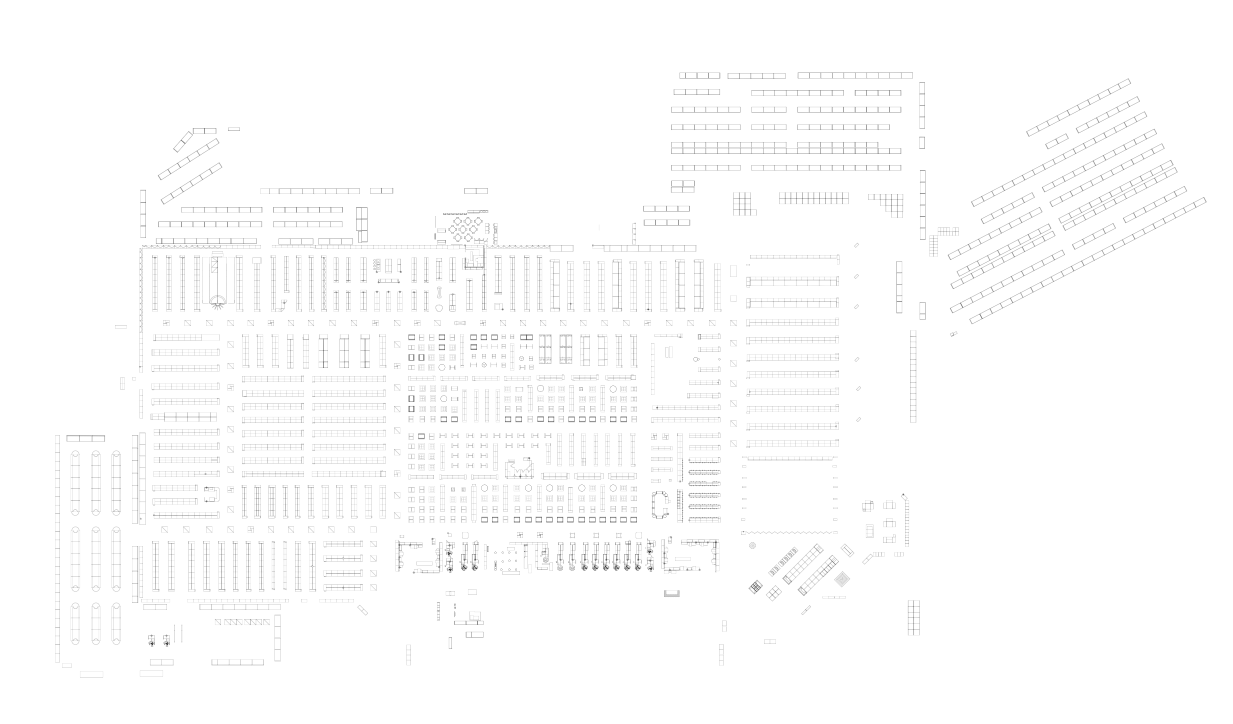
#> input picture 1150.png, 2466 x 1448 px (shown at 1/2 size)
$ jupyter execute --allow-errors 'TAMU Datathon Walmart Problem Description-final.ipynb'   (shell and % lines are left out)   (older library calls are emulated)
#> lines starting #> are read from the running program, lines starting #| are printed output that depends on the picture; after the words box and inside, x2 and y2 are one past the last pixel; in counts of white or black regions, pixels touching at a corner belong together
# TAMU Datathon Walmart Problem Description

This document will walk you through understanding the steps that lead to your problem statement. It also contains all necessary helper functions for you to develop your system. You may use any algorithm you like to solve this problem.

The problem you are being asked to solve is a variation on the Traveling Salesman Problem. Given a map of a Walmart store, a set of points (targets), and a traffic density map (weights), determine the shortest path between all points which does not go through impassable locations (i.d. product displays) and minimizes the "travel time" subject to the traffic density constraint.

You can assume traffic density acts as a additive slowdown, such that a "0" indicates no slowdown passing through that location, a "1" indicates the maximum possible slowdown. An infinity indicates complete impassability. Your path is required to pass through all target points (guaranteed to be "0"s) such that the sum of the weights along your route is minimal.

You will be judged based on a set of seeds (every participate is judged using the same seeds) and the winner is the one whose total path is shortest (subject to the constraints) across all tested scenarios. You are highly encouraged to run your own tests to determine how flexible your algorithm is using random noise and targets. Helper functions for this are presented at the bottom. If no participants can find a non-infinite path, that seed will not be judged.

In the case of ties, runtime will be used as a tie breaker. All runtimes are limited to 1 minute per run (approximately, as system specifications may change this).

Before beginning, you may find it helpful to step through this notebook, which illustrates how the random noise and points are generated. Alternatively, you can skip to using the functions in question at the bottom of the notebook.

First, we'll establish some helper functions we'll use throughout the notebook. These allow for displaying of images and generation of noise.

-- Problems by Kevin Horecka(kevin.horecka@walmart.com)

[cell 1]
import random
import matplotlib.pyplot as plt
import numpy as np
import cv2

def display_img(img, title="Store Map", figsize=(15, 10), cmap='gray', minmax=True):
    plt.figure(figsize=figsize)
    if minmax:
        plt.imshow(img, cmap=cmap, vmin=0, vmax=255)
    else:
        plt.imshow(img, cmap=cmap)
    plt.title(title)
    plt.show()

def perlin(x, y, seed=0):
    np.random.seed(seed)
    p = np.arange(256, dtype=int)
    np.random.shuffle(p)
    p = np.stack([p, p]).flatten()
    xi = x.astype(int)
    yi = y.astype(int)
    xf = x - xi
    yf = y - yi
    u = fade(xf)
    v = fade(yf)
    n00 = gradient(p[p[xi] + yi], xf, yf)
    n01 = gradient(p[p[xi] + yi + 1], xf, yf - 1)
    n11 = gradient(p[p[xi + 1] + yi + 1], xf - 1, yf - 1)
    n10 = gradient(p[p[xi + 1] + yi], xf - 1, yf)
    x1 = lerp(n00, n10, u)
    x2 = lerp(n01, n11, u)
    return lerp(x1, x2, v)

def lerp(a, b, x):
    return a + x * (b - a)

def fade(t):
    return 6 * t**5 - 15 * t**4 + 10 * t**3

def gradient(h,x,y):
    vectors = np.array([[0, 1], [0, -1], [1, 0], [-1, 0]])
    g = vectors[h % 4]
    return g[:, :, 0] * x + g[:, :, 1] * y

def generate_noise_image(width, height, origin=0, scale_factor=5, seed=2):
    size = max([width, height])
    scale_x = width / size
    scale_y = height / size
    X = np.linspace(origin, scale_factor * scale_x, width, endpoint=False)
    Y = np.linspace(origin, scale_factor * scale_y, height, endpoint=False)
    x, y = np.meshgrid(X, Y)
    noise_img = perlin(x, y, seed=seed)
    return noise_img

## Critical Hyperparameters

Next, we're going to establish our critical hyperparameters. Note that the noise seeds will change when your solution is tested. Most other values do not impact performance and are for visualization only.

[cell 2]
image_map_source_filename = '1150.png' # The store map file location
target_seed = 3 # For determining the random target locations
noise_seed = 1 # For determining the random traffic noise locations

N_targets = 5 # The number of targets to be generated
circle_draw_size = 20 # Radius of targets to draw on goal image

## Preparing the Maps

First, we'll load the map image and binarize it.

[cell 3]
im_gray = cv2.imread('1150.png', cv2.IMREAD_GRAYSCALE)
display_img(im_gray)

[cell 4]
thresh, im_bw = cv2.threshold(im_gray, 254, 255, cv2.THRESH_BINARY_INV)
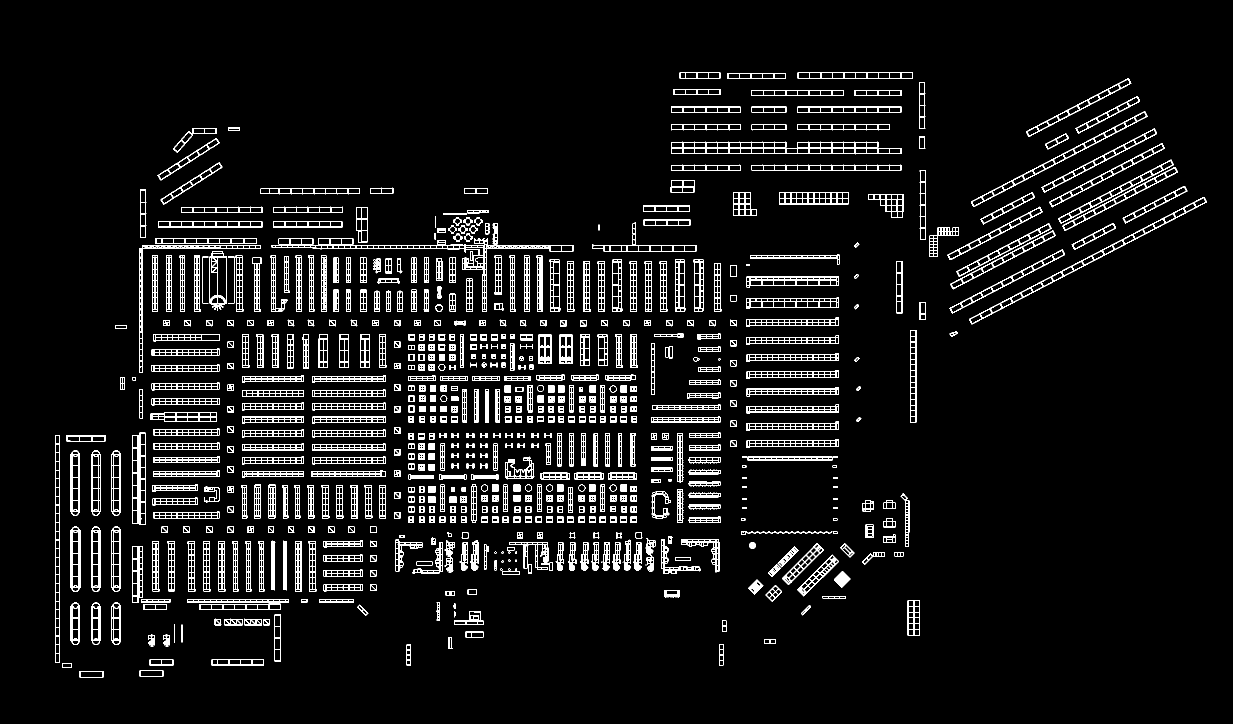
#> im_bw: shape (1448, 2466) (shown at 1/2 size); 5.7% white in thin lines or dots, all inside (x1, y1, x2, y2) = (110, 145, 2414, 1355)
display_img(im_bw, title="Store Map Collision")

## Generating the Collision Map

Next, we'll use the contours to determine what regions are considered inaccessible.

[cell 5]
im_bw.shape

#> (a cell that did not finish here is left out)

[cell 7]
print(cv2.__version__)

[cell 8]
collision_map = im_bw.copy()
contour, hier = cv2.findContours(collision_map, cv2.RETR_CCOMP, cv2.CHAIN_APPROX_SIMPLE)
#> contour = 6261 contours, 992 with area under 20; largest, box (x1, y1, x2, y2) and area: (1342, 283, 1803, 309) 9646, (543, 446, 1147, 624) 6502, (1938, 394, 2414, 649) 6158, (1942, 223, 2295, 414) 4558, (110, 870, 120, 1325) 4086
for cnt in contour:
    cv2.drawContours(collision_map, [cnt], 0, 255, -1)
#> this loop made 6261 passes
#> cnt on passes 1, 3, 5: [[159, 1342], [159, 1354], [206, 1354], [206, 1342]], [[279, 1341], [279, 1352], [326, 1352], [326, 1341]], [[124, 1326], [124, 1335], [142, 1335], [142, 1326]]
#> collision_map: shape (1448, 2466); 13.2% white; 726 white regions (23 under 20 px)
display_img(collision_map, title="Collision Map")

## Determining Target Points

Next, we'll find the target points by looking at the edges of our collision map and selecting non-zero points on those edges. These locations will eventually be manually overwrriten with 0s to make them accessible.

[cell 9]
valid_targets = cv2.Laplacian(collision_map, cv2.CV_64F)
display_img(valid_targets, title="Possible Targets Map")

[cell 10]
random.seed(target_seed)
im_targets = im_gray.copy()
ys, xs = valid_targets.nonzero()
target_indicies = random.sample(range(len(xs)), N_targets)
#> target_indicies = [62380, 155357, 142666, 34189, 96981]
target_xs, target_ys = xs[target_indicies], ys[target_indicies]
#> target_xs = [702, 338, 140, 706, 917]; target_ys = [608, 1081, 1010, 483, 795]
for x, y in zip(target_xs, target_ys):
    cv2.circle(im_targets, (x, y), circle_draw_size, (0, 255, 0), -1)
#> this loop made 5 passes
#> (x, y) on passes 1 to 5: (702, 608), (338, 1081), (140, 1010), (706, 483), (917, 795)
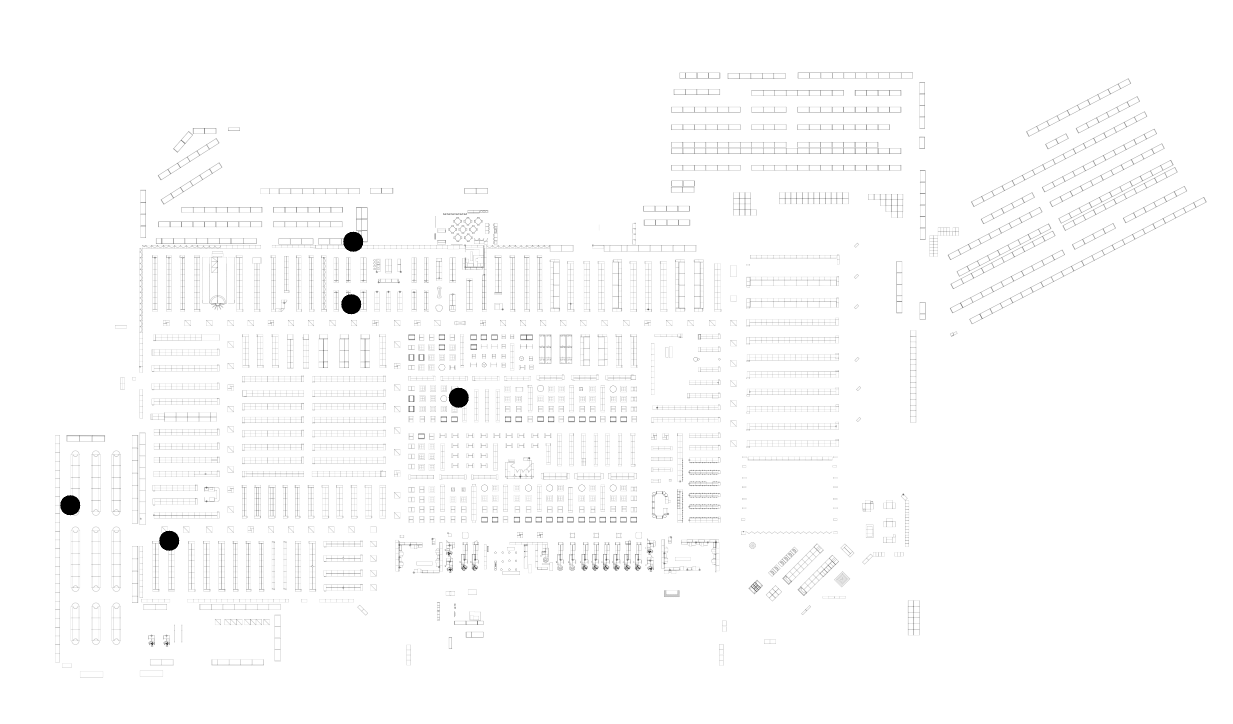
#> im_targets: shape (1448, 2466) (shown at 1/2 size); min 0, max 255, mean 252.1
display_img(im_targets)

## Generate the Traffic Map

Finally, we'll generate some noise to represent the traffic in the store. This noise represents the per-pixel difficulty of traveling in a particular region of the store. An ideal path is one which traverses all targets while minimizing sum of the path weights along the route. Note that impassable areas have a path weight of inifinity, so going through those points results in the worst possible score.

[cell 11]
width, height = len(im_targets[0]), len(im_targets)
#> width = 2466; height = 1448
noise_img = generate_noise_image(width, height, seed=noise_seed)
#> in generate_noise_image, `size = max([width, height])`: size = 2466
#> in generate_noise_image, `scale_x = width / size`: scale_x = 1
#> in generate_noise_image, `scale_y = height / size`: scale_y = 0.587
noise_img = (noise_img - np.min(noise_img)) / (np.max(noise_img) - np.min(noise_img))

travel_friction = (~collision_map>0).astype(int) * noise_img
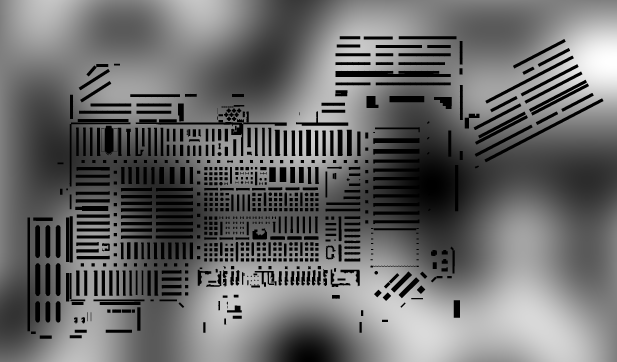
#> travel_friction: shape (1448, 2466) float64 (shown at 1/4 size); min 0, max 1, mean 0.418
travel_friction[collision_map>0] = np.inf
for x, y in zip(target_xs, target_ys):
    travel_friction[y][x] = 0

display_img(travel_friction*255)
#> in display_img (call 6), `plt.show()`:
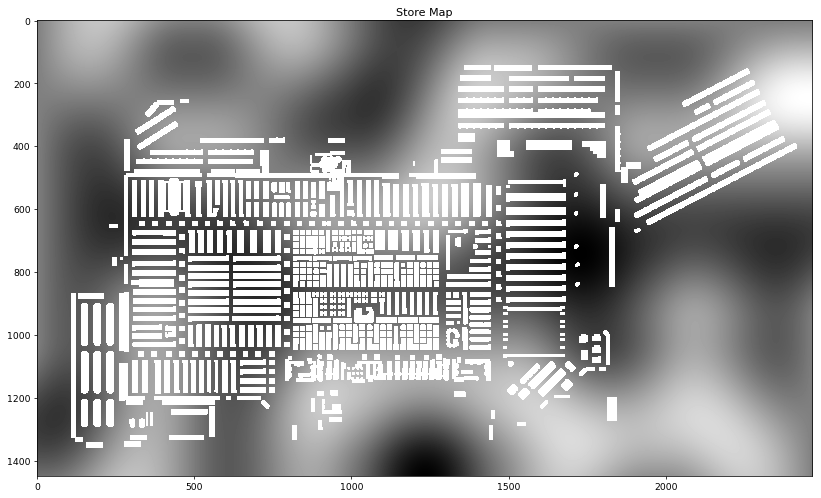
#> figure drawn by matplotlib, 1 panel

## Viewing the Final Objective

Now that we have the travel friction map (i.e. the map of the difficulty of traversing every point on the image) and a list of the goal points, a path can be generated which minimizes the sum of the weights while visiting points adjacent to every goal point. Note that diagonal motion is not allowed - only horizontal or vertical moves are permitted. Also note that all goal points are considered "0" weight, meaning there is no cost for visiting the goal point.

The circles in this image to not indicate weights - they are markers. The travel_friction image is the one upon which you will be judged. Remember this image will have random noise and points, so do not assume it will be identical each time.

[cell 12]
from PIL import Image
goal_image = travel_friction.copy()
for x, y in zip(target_xs, target_ys):
    cv2.circle(goal_image, (x, y), circle_draw_size, (0, 0, 0), -1)
display_img(goal_image*255)

# Problem Function

This function will return, given two random seeds, a traffic map and a set of target locations. You can use any seeds you like during development, but a fixed list of seeds will be used to test every participant. Note that a variable number of targets will be used as well in testing.

[cell 13]
def get_traffic_map_and_targets(N_targets, traffic_seed, target_seed, origin=0, scale_factor=5):
    # Load store map
    im_gray = cv2.imread('1150.png', cv2.IMREAD_GRAYSCALE)
    # Binarize
    thresh, im_bw = cv2.threshold(im_gray, 254, 255, cv2.THRESH_BINARY_INV)
    # Fill holes to make impassable areas
    collision_map = im_bw.copy()
    contour, hier = cv2.findContours(collision_map, cv2.RETR_CCOMP, cv2.CHAIN_APPROX_SIMPLE)
    for cnt in contour:
        cv2.drawContours(collision_map, [cnt], 0, 255, -1)
    # Edge detect to generate valid targets
    valid_targets = cv2.Laplacian(collision_map, cv2.CV_64F)
    # Generate random targets
    random.seed(target_seed)
    im_targets = im_gray.copy()
    ys, xs = valid_targets.nonzero()
    target_indicies = random.sample(range(len(xs)), N_targets)
    target_xs, target_ys = xs[target_indicies], ys[target_indicies]
    # Generate noise image for traffic
    width, height = len(im_targets[0]), len(im_targets)
    noise_img = generate_noise_image(width, height, seed=noise_seed, origin=origin, scale_factor=scale_factor)
    noise_img = (noise_img - np.min(noise_img)) / (np.max(noise_img) - np.min(noise_img))
    # Merge noise and collisions
    travel_friction = (~collision_map>0).astype(int) * noise_img
    # Enforce collision map infinite condition
    travel_friction[collision_map>0] = np.inf
    # Make targets passable
    for x, y in zip(target_xs, target_ys):
        travel_friction[y][x] = 0
    # Return the friction map and the target points
    return travel_friction, list(zip(target_xs, target_ys))

[cell 14]
class Point(complex):
    x = property(lambda p: p.real)
    y = property(lambda p: p.imag)

City = Point

def distance(A, B):
    "The distance between two points."
    return abs(A - B)

[cell 15]
# [4 lines left out: function tour_length, not called in this run]

[cell 16]
def Cities(targets):

    return frozenset(City(x[0],x[1])
                     for x in targets)

[cell 17]
def greedy_tsp(cities):
    """Go through edges, shortest first. Use edge to join segments if possible."""
    endpoints = {c: [c] for c in cities} # A dict of {endpoint: segment}
    for (A, B) in shortest_edges_first(cities):
        if A in endpoints and B in endpoints and endpoints[A] != endpoints[B]:
            new_segment = join_endpoints(endpoints, A, B)
            if len(new_segment) == len(cities):
                print()
                return new_segment

[cell 18]
def shortest_edges_first(cities):
    "Return all edges between distinct cities, sorted shortest first."
    edges = [(A, B) for A in cities for B in cities
                    if id(A) < id(B)]
    return sorted(edges, key=lambda edge: distance(*edge))

[cell 19]
def join_endpoints(endpoints, A, B):
    "Join B's segment onto the end of A's and return the segment. Maintain endpoints dict."
    Asegment, Bsegment = endpoints[A], endpoints[B]
    if Asegment[-1] is not A: Asegment.reverse()
    if Bsegment[0] is not B: Bsegment.reverse()
    Asegment.extend(Bsegment)
    del endpoints[A], endpoints[B] # A and B are no longer endpoints
    endpoints[Asegment[0]] = endpoints[Asegment[-1]] = Asegment
    return Asegment

[cell 20]
def plot_tour(tour):
    plot_lines(list(tour) + [tour[0]])

# [4 lines left out: function plot_lines, not called in this run]

[cell 21]
# [9 lines left out: function plot_tsp, not called in this run]

def valid_tour(tour, cities):
    return set(tour) == set(cities) and len(tour) == len(cities)

[cell 22]
# [20 lines left out: functions visualize_greedy_tsp, plot_segments, not called in this run]

[cell 23]
import heapq
# N_targets = 2
def findmap(TF,S,T):
    sl = 1
    step = [(sl,0),(-sl,0),(0,sl),(0,-sl)]

    ndict = {}

    n = TF.shape[0]
    m = TF.shape[1]
    result=[]
    x = S[0]
    y = S[1]

    Arr_point = 0
    shifts=[150,300,500,800,1000,2000]
    for shi in shifts:
        q = []
        dis = [[float("inf")]*m for i in range(n)]
        Taken = set()
        heapq.heappush(q,[0,[[x,y]]])
        minx=max(0,min(T[0]-shi,S[0]-shi))
        miny=max(0,min(T[1]-shi,S[1]-shi))
        maxx=min(m,max(T[0]+shi,S[0]+shi))
        maxy=min(n,max(T[1]+shi,S[1]+shi))
        dis = np.zeros((n,m), dtype=np.float) + np.inf

        while q:
            #print(q)
            item = heapq.heappop(q)

            if not (item[1][-1][0],item[1][-1][1]) in Taken:

                Taken.add((item[1][-1][0],item[1][-1][1]))


                if item[1][-1]==T:
                    result=item
                    return result

                for j in step:
                    newx = item[1][-1][0] + j[0]
                    newy = item[1][-1][1] + j[1]

                    if minx <= newx and newx < maxx and miny <= newy and newy < maxy and TF[newy][newx] != float("inf"):

                        if not (newx,newy) in Taken:
                            newlen = item[0] + TF[newy][newx]
                            if dis[newy][newx] > newlen:

                                dis[newy][newx] = newlen

                                ite=item[1][:]
                                ite.append([newx,newy])

                                heapq.heappush(q,[newlen,ite])

    return result

[cell 24]
def findpathpoints(travel_friction, targets):
    targetpoints=Cities(targets)
    tour=greedy_tsp(targetpoints)
    tourcoor=[]
    for t in tour:
        tt=[int(t.real),int(t.imag)]
        tourcoor.append(tt)
    path_points=[]
    for i in range(len(tourcoor)-1):
        res=findmap(travel_friction,tourcoor[i],tourcoor[i+1])
        res=map(tuple,res[1])

        path_points.extend(res)
    return path_points

[cell 25]
travel_friction, targets=get_traffic_map_and_targets(N_targets, noise_seed, target_seed, origin=0, scale_factor=5)
#> the loop in get_traffic_map_and_targets, `for cnt in contour:` made 6261 passes
#> in get_traffic_map_and_targets, `target_indicies = random.sample(range(len(xs)), N_targets)`: target_indicies = [62380, 155357, 142666, 34189, 96981]
#> in get_traffic_map_and_targets, `target_xs, target_ys = xs[target_indicies], ys[target_indicies]`: target_xs = [702, 338, 140, 706, 917]; target_ys = [608, 1081, 1010, 483, 795]
#> in get_traffic_map_and_targets, `width, height = len(im_targets[0]), len(im_targets)`: width = 2466; height = 1448
#> the loop in get_traffic_map_and_targets, `for x, y in zip(target_xs, target_ys):` made 5 passes
#> targets = [(702, 608), (338, 1081), (140, 1010), (706, 483), (917, 795)]
path_points=findpathpoints(travel_friction, targets)
#> in findpathpoints, `tour=greedy_tsp(targetpoints)`: tour = 5 items
#> the loop in findpathpoints, `for t in tour:` made 5 passes
#> after the loop in findpathpoints, `for t in tour:`: tourcoor = [[140, 1010], [338, 1081], [917, 795], [702, 608], [706, 483]]
#> the loop in findpathpoints, `for i in range(len(tourcoor)-1):` made 4 passes
#> after the loop in findpathpoints, `for i in range(len(tourcoor)-1):`: path_points = 2033 pairs, first value 140 to 918, second value 483 to 1081

## Scoring and Evaluation

The following function is used for scoring and evaluation. It will throw errors if you do not follow the path rules or if you don't traverse all of the target points. If you pass those two conditions, it will generate a score whose value should be minimized. Note that this score will be infinity if the path traverses an impassable location.

[cell 26]
def evaluate_path(traffic_map, target_points, path_points):
    # Confirm the path is contiguous
    for i in range(0, len(path_points) - 1):
        if np.abs(path_points[i][0] - path_points[i+1][0]) + np.abs(path_points[i][1] - path_points[i+1][1]) > 1:
            raise ValueError('Error in path between {0} @ {1} and {2} @ {3}. The path given by path_points has jumps - the path must never move more than 1 square in either the horizontal or vertical direction. Diagonal is not allowed.'.format(i, path_points[i], i+1, path_points[i+1]))
    # Confirm all points were visited
    for idx, tp in enumerate(target_points):
        if tp not in path_points:
            raise ValueError('Not all target points were visited. Point {0} @ {1} was not visited. Stopping evaluation.'.format(idx, tp))
    # Determine the score
    score = 0
    for pp in path_points:
        score += traffic_map[pp[1]][pp[0]]
    return score

[cell 27]
evaluate_path(travel_friction, targets, path_points)
#> the loop in evaluate_path, `for idx, tp in enumerate(target_points):` made 5 passes
#> the loop in evaluate_path, `for pp in path_points:` made 2033 passes
#> (pp, score) on passes 1 to 3: ((140, 1010), 0), ((140, 1011), 0.358), ((140, 1012), 0.716)
#> after the loop in evaluate_path, `for pp in path_points:`: score = 718.3
#> Out = 718.3

## Visualization and Examples

Finally, it is recommended you visualize both the target and your paths to understand the choices your system makes.

[cell 28]
# [5 lines left out: function draw_path, not called in this run]

[cell 29]
map_img=travel_friction
target_points = targets
#> target_points has the same summary as targets
disp_img = map_img.copy()
for t in target_points:
    x=t[0]
    y=t[1]
    cv2.circle(disp_img, (x, y), circle_draw_size, (0, 0, 0), -1)
display_img(disp_img*255)

[cell 30]
map_img=travel_friction
target_points = path_points
#> target_points has the same summary as path_points in findpathpoints
disp_img = map_img.copy()
for t in target_points:
    x=t[0]
    y=t[1]
    cv2.circle(disp_img, (x, y), circle_draw_size, (0, 0, 0), -1)
#> this loop made 2033 passes
#> (x, y) on passes 1 to 3: (140, 1010), (140, 1011), (140, 1012)
display_img(disp_img*255)
